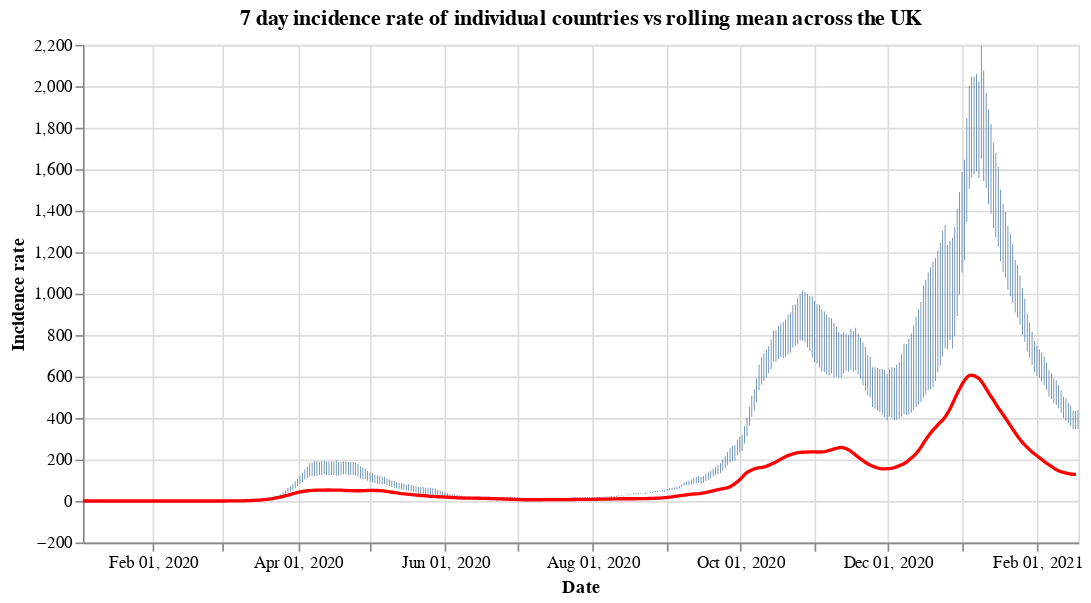

Write notebook code for a chart like this one.
### Code cell
#collapse
countries = uk_cases['areaName'].unique()
countries.sort()

selection = alt.selection_single(
    name='Select',
    fields=['areaName'],
    init={'areaName': 'Wales'},
    bind={'areaName': alt.binding_select(options=countries)}
)

# scatter plot, modify opacity based on selection
bars = alt.Chart(uk_cases).mark_bar().add_selection(
    selection
).encode(
    x=alt.X("yearmonthdate(date):T", axis=alt.Axis(title='Date')),
    y=alt.Y("weeklyCasesRate:Q", axis=alt.Axis(title='Incidence rate')),
    tooltip='weeklyCasesRate:Q',
    opacity=alt.condition(selection, alt.value(1), alt.value(0))
).properties(title=f'7 day incidence rate of individual countries vs rolling mean across the UK', width=600)

line = alt.Chart(overview_cases).mark_line(
    color='red',
    size=2,
).transform_window(
    rolling_mean='mean(weeklyCasesRate)',
    frame=[0, 7]
).encode(
    x='yearmonthdate(date):T',
    y='rolling_mean:Q'
)

alt.layer(bars, line)

### Figure 1 — Vega-Lite specification as saved in the notebook (floating-point values rounded to 4 significant figures; data arrays with more than 128 entries replaced by an {"elided": "..."} marker saying what was removed)
{"config": {"view": {"continuousWidth": 400, "continuousHeight": 300}}, "layer": [{"data": {"name": "data-5bf4924e3464dc806993fc066ab27831"}, "mark": "bar", "encoding": {"opacity": {"condition": {"value": 1, "selection": "Select"}, "value": 0}, "tooltip": {"type": "quantitative", "field": "weeklyCasesRate"}, "x": {"type": "temporal", "axis": {"title": "Date"}, "field": "date", "timeUnit": "yearmonthdate"}, "y": {"type": "quantitative", "axis": {"title": "Incidence rate"}, "field": "weeklyCasesRate"}}, "selection": {"Select": {"type": "single", "fields": ["areaName"], "init": {"areaName": "Wales"}, "bind": {"areaName": {"input": "select", "options": ["England", "Northern Ireland", "Scotland", "Wales"]}}}}, "title": "7 day incidence rate of individual countries vs rolling mean across the UK", "width": 600}, {"data": {"name": "data-faf70eea242c538b064c75943d8deb0b"}, "mark": {"type": "line", "color": "red", "size": 2}, "encoding": {"x": {"type": "temporal", "field": "date", "timeUnit": "yearmonthdate"}, "y": {"type": "quantitative", "field": "rolling_mean"}}, "transform": [{"window": [{"op": "mean", "field": "weeklyCasesRate", "as": "rolling_mean"}], "frame": [0, 7]}]}], "$schema": "https://vega.github.io/schema/vega-lite/v4.8.1.json", "datasets": {"data-5bf4924e3464dc806993fc066ab27831": {"elided": "1648 records"}, "data-faf70eea242c538b064c75943d8deb0b": {"elided": "412 records"}}}
